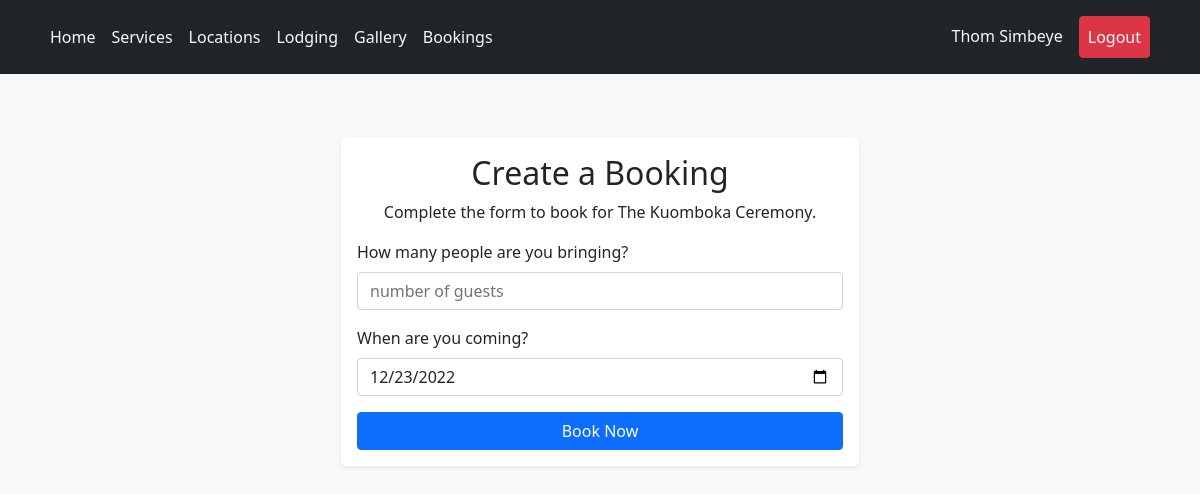
Screenshot of /pages/book.form.php?location=1 (signed in) with the database file from the repository.
### tables this page shows
CREATE TABLE `users` (
  `id` int(11) NOT NULL,
  `email` varchar(60) DEFAULT NULL,
  `first_name` varchar(60) DEFAULT NULL,
  `last_name` varchar(60) DEFAULT NULL,
  `phone_no` varchar(12) DEFAULT NULL,
  `password` longtext NOT NULL,
  `is_admin` tinyint(1) NOT NULL,
  `joined` datetime DEFAULT current_timestamp()
);

CREATE TABLE `locations` (
  `id` int(11) NOT NULL,
  `name` varchar(60) NOT NULL,
  `description` longtext NOT NULL,
  `image` text NOT NULL,
  `price` double NOT NULL,
  `rating` float NOT NULL,
  `user_id` int(11) NOT NULL,
  `modified` datetime NOT NULL DEFAULT current_timestamp()
);

### api/get_user.php (called while the page is built, shortened)
<?php
function get_profile($email, $db_connection){
    $sql = "SELECT * FROM users WHERE email = ?";
    if($stmt = $db_connection->prepare($sql)){
        $stmt->bind_param("s", $email);
        if($stmt->execute()){
            $result = $stmt->get_result();
            if($result->num_rows == 1){
                $row = $result->fetch_array(MYSQLI_ASSOC);
                return $row;
            }
        }
    }
}

### inc/session.php (called while the page is built, shortened)
<?php
require_once "../scripts/connect.php";
include_once "../api/get_user.php";
if (!(isset($_SESSION["loggedin"]) && $_SESSION["loggedin"] === true)) {
    header('location: login.php');
    exit();
} else {
    $user = get_profile($_SESSION['email'], $db_connection);
}
?>

### api/get_data.php (called while the page is built, shortened)
<?php
function get_location($id, $db_connection) {
    $sql = "SELECT * FROM locations WHERE id = ?";
    if($stmt = $db_connection->prepare($sql)){
        $stmt->bind_param("s", $id);
        if($stmt->execute()){
            $result = $stmt->get_result();
            if($result->num_rows == 1){
                $row = $result->fetch_array(MYSQLI_ASSOC);
                return $row;
            }
        }
    }
}

### pages/book.form.php (the view, shortened to what this page needs)
<?php include_once "../inc/session.php"; ?>
<!DOCTYPE html>
<html lang="en">
<head>
    <?php include_once "../inc/head.php"; ?>
</head>
<body class="bg-light">
<?php
include_once "../inc/navbar.php";
require_once "../api/get_data.php";
if(isset($_GET['location'])) {
    $s = get_location($_GET['location'], $db_connection);
}
?>
<div class="container p-3">
    <div class="row p-5">
        <div class="col-md-6 mx-auto shadow-sm p-3 mb-5 bg-body rounded">
            <h2 class="text-center">Create a Booking</h2>
            <p class="text-center">Complete the form to book for <?php echo $s['name']; ?>.</p>
            <form action="../scripts/book.location.process.php" method="post" class="row g-3">
                <div class="col-md-12">
                    <label for="guest_no" class="form-label">How many people are you bringing?</label>
                    <input type="number" class="form-control" id="guest_no" name="guest_no" min="1" placeholder="number of guests" required>
                </div>
                <div class="col-md-12">
                    <label for="date" class="form-label">When are you coming?</label>
                    <input type="date" class="form-control" id="date" name="date" required>
                </div>
                <div class="col-md-12 d-grid">
                    <button type="submit" class="btn btn-primary">Book Now</button>
                </div>
            </form>
        </div>
    </div>
</div>
</body>
</html>

### inc/navbar.php (shortened to what this page needs)
<header class="p-3 bg-dark text-white sticky-top">
    <div class="container">
      <div class="d-flex flex-wrap align-items-center justify-content-center justify-content-lg-start">
        <ul class="nav col-12 col-lg-auto me-lg-auto mb-2 justify-content-center mb-md-0">
            <li class="nav-item"><a href="/Mwape/" class="nav-link link-light px-2">Home</a></li>
            <li class="nav-item"><a href="/Mwape/index.php#services" class="nav-link link-light px-2">Services</a></li>
            <li class="nav-item"><a href="/Mwape/pages/location.php" class="nav-link link-light px-2">Locations</a></li>
            <li class="nav-item"><a href="/Mwape/pages/lodging.php" class="nav-link link-light px-2">Lodging</a></li>
            <li class="nav-item"><a href="/Mwape/pages/gallery.php" class="nav-link link-light px-2">Gallery</a></li>
            <?php
            if (isset($_SESSION['email'])) {
                echo '<li class="nav-item"><a href="/Mwape/pages/booking.php" class="nav-link link-light px-2">Bookings</a></li>';
            }
            ?>
        </ul>
        <div class="text-end">
            <ul class="nav">
                <?php
                if (isset($_SESSION['email'])) {
                echo '<li class="nav-item"><a href="/Mwape/pages/account.php" class="nav-link link-light px-2">'.$user['first_name'].' '.$user['last_name'].'</a></li>
                <li class="nav-item"><a href="/Mwape/scripts/logout.process.php" class="nav-link link-light px-2 btn btn-danger mx-2">Logout</a></li>';
                } else {
                echo '<li class="nav-item"><a href="/Mwape/pages/login.php" class="btn btn-outline-light-me-2 nav-link link-light px-2 mx-2">Login</a></li>
                <li class="nav-item"><a href="/Mwape/pages/signup.php" class="btn btn-warning nav-link link-light px-2 mx-2">Sign up</a></li>';
                }
                ?>
            </ul>
        </div>
      </div>
    </div>
</header>

### rows the page displays
users: first_name "Thom", last_name "Simbeye"
locations: name "The Kuomboka Ceremony"
